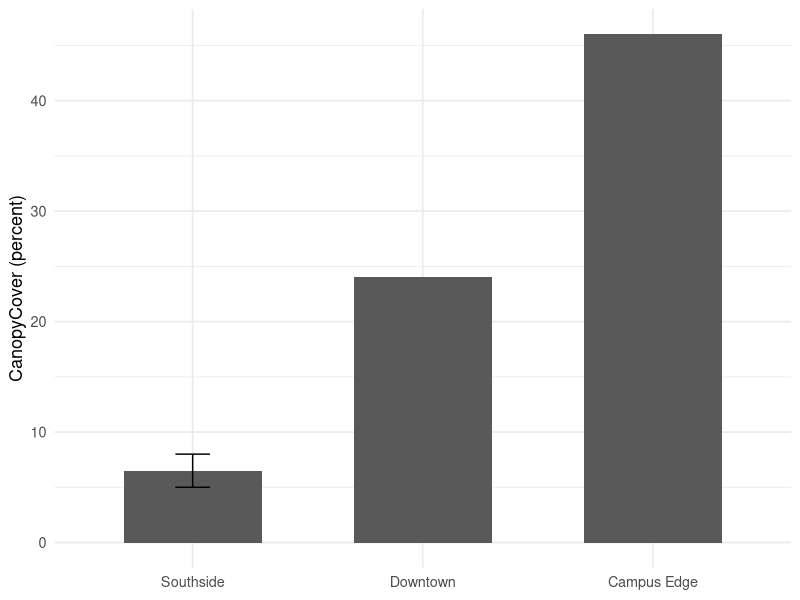
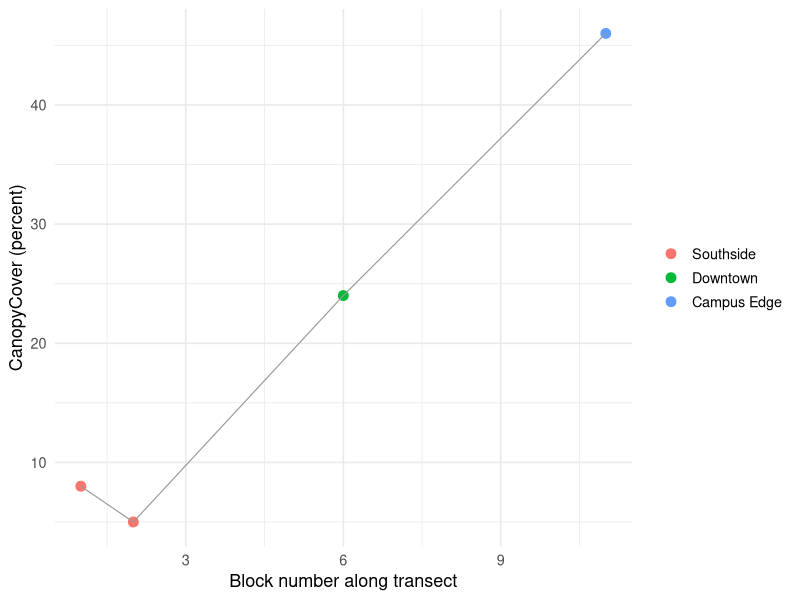
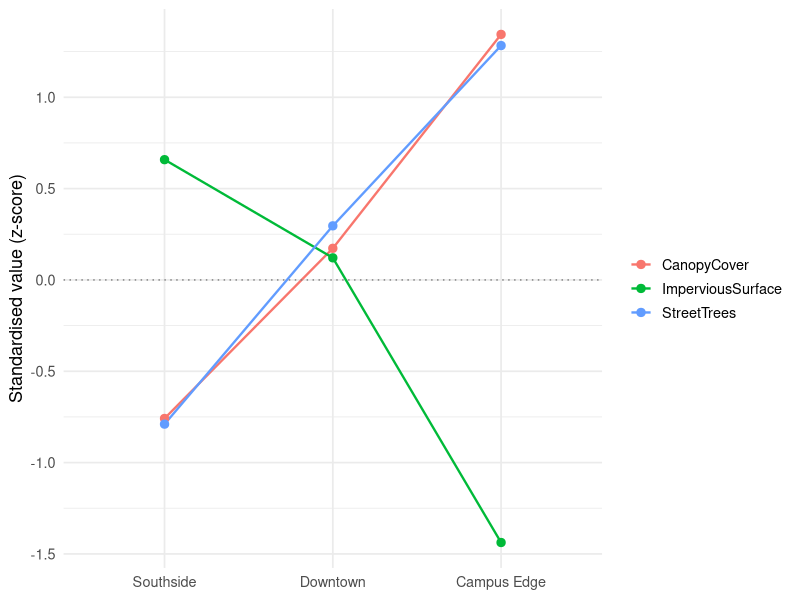

These charts were generated, in order, by the following R code:
# ---------------------------------------------------------------------------
# ENV 226 Lab -- Urban ecology: the crosstown walk
#
# This script is deliberately GENERIC. Different groups measured different
# things, so the datasheet is in long format: one row per measurement, with
# a Variable column saying what was measured.
#
# That means this script works whether you counted birds, measured trees,
# classified land cover, or ran a line intercept down a sidewalk.
#
# HOW TO USE THIS SCRIPT
#   - Put urban_walk_datasheet.csv in the same folder as this script
#   - In RStudio: Session > Set Working Directory > To Source File Location
#   - Run one line at a time (Ctrl/Cmd + Enter)
# ---------------------------------------------------------------------------

library(tidyverse)

# --- 1. Read the data ------------------------------------------------------

walk <- read.csv("urban_walk_datasheet.csv", stringsAsFactors = FALSE)

head(walk)

# What did the class actually measure?
walk |> count(Variable, Unit, name = "n_records")

# What segments did we cover?
walk |> count(Segment, name = "n_records")

# Put the segments in WALKING ORDER, not alphabetical order.
# CHANGE THIS to match your route.
segment_order <- c("Southside", "Downtown", "Campus Edge")

walk <- walk |>
  mutate(Segment = factor(Segment, levels = segment_order))

# --- 2. Pick your variable -------------------------------------------------
# Change this to whatever your group measured.

my_variable <- "CanopyCover"

my_data <- walk |> filter(Variable == my_variable)

nrow(my_data)

if (nrow(my_data) == 0) {
  stop("No rows for '", my_variable, "'. Check the spelling against the ",
       "Variable column above.")
}

# --- 3. Summarise by segment ----------------------------------------------

seg_summary <- my_data |>
  group_by(Segment) |>
  summarise(
    n      = n(),
    mean   = mean(Value, na.rm = TRUE),
    sd     = sd(Value, na.rm = TRUE),
    se     = sd / sqrt(n),
    .groups = "drop"
  )

seg_summary

# NOTE ON n: with only two or three blocks per segment, your standard error
# is barely meaningful. Say so in your write-up rather than reporting it as
# if it were solid. Small n is a real limitation of a one-afternoon study,
# and naming it is better science than hiding it.

# --- 4. Figures ------------------------------------------------------------
# (No titles on the figures: the title belongs in your caption.)

unit_label <- unique(my_data$Unit)[1]
y_label <- paste0(my_variable, " (", unit_label, ")")

# Figure 1 -- mean by segment, with error bars
fig1 <- ggplot(seg_summary, aes(x = Segment, y = mean)) +
  geom_col(fill = "grey35", width = 0.6) +
  geom_errorbar(aes(ymin = mean - se, ymax = mean + se), width = 0.15) +
  labs(x = NULL, y = y_label) +
  theme_minimal(base_size = 13)

fig1

# Figure 2 -- block by block along the transect.
# This is usually the more honest figure: it shows the gradient rather than
# collapsing it into three bars, and it shows how variable blocks are within
# a segment.
fig2 <- ggplot(my_data, aes(x = Block, y = Value, colour = Segment)) +
  geom_point(size = 3) +
  geom_line(aes(group = 1), colour = "grey60", linewidth = 0.4) +
  labs(x = "Block number along transect", y = y_label, colour = NULL) +
  theme_minimal(base_size = 13)

fig2

# ggsave("urban_transect.png", fig2, width = 6, height = 4, dpi = 300)

# --- 5. Is the difference real? -------------------------------------------
# With three or more segments and a continuous response, a one-way ANOVA is
# the natural test -- the same logic as the "selecting statistical tests"
# chapter. With only two segments, use a t-test.

if (nlevels(droplevels(my_data$Segment)) >= 3) {
  fit <- aov(Value ~ Segment, data = my_data)
  summary(fit)
  # TukeyHSD(fit)     # which segments differ from which
} else {
  t.test(Value ~ Segment, data = my_data)
}

# BEFORE you report a p-value, ask whether your sampling design supports it.
# Blocks within a segment are not independent of each other in the way the
# test assumes -- adjacent blocks share the same street, the same planting
# history, the same storm drain. That does not make the comparison useless,
# but it does mean the p-value is optimistic. Say so.

# --- 6. Compare across groups ---------------------------------------------
# Did groups using DIFFERENT methods find the same pattern?
# Convergence from independent methods is much stronger evidence than any
# single method on its own.

class_wide <- walk |>
  group_by(Segment, Variable) |>
  summarise(mean = mean(Value, na.rm = TRUE), .groups = "drop") |>
  pivot_wider(names_from = Variable, values_from = mean)

class_wide

# Figure 3 -- every variable, standardised so they can share an axis
fig3 <- walk |>
  group_by(Variable) |>
  mutate(z = as.numeric(scale(Value))) |>
  ungroup() |>
  group_by(Segment, Variable) |>
  summarise(mean_z = mean(z, na.rm = TRUE), .groups = "drop") |>
  ggplot(aes(x = Segment, y = mean_z, group = Variable, colour = Variable)) +
  geom_line(linewidth = 0.8) +
  geom_point(size = 2.5) +
  geom_hline(yintercept = 0, linetype = "dotted", colour = "grey50") +
  labs(x = NULL, y = "Standardised value (z-score)", colour = NULL) +
  theme_minimal(base_size = 13)

fig3

# Lines that move together are variables telling the same story.
# Lines that cross are worth a paragraph.
